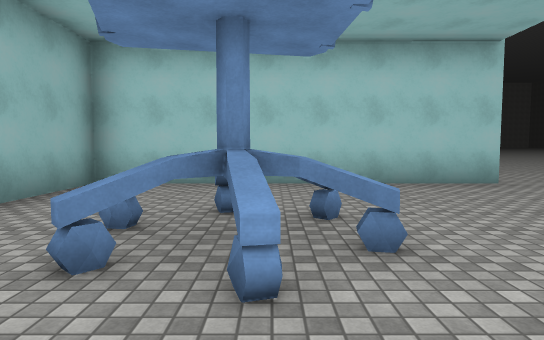
[1] (above)

24 first-person views from a walk through a 3-D level made in the Unity game engine. The camera is 1.4 m above the floor, tilts 4° down and sees 75° across. The floor is counted in squares, 2 m on a side. Each view is taken from the middle of a square. On the plan, view 1 faces up. The plan holds only what a view shows up to about 11 squares ahead; the rest is blank. The place goes on beyond the plan. The player character is not drawn. Surface patterns are stand-ins for the level's own textures.

[2]
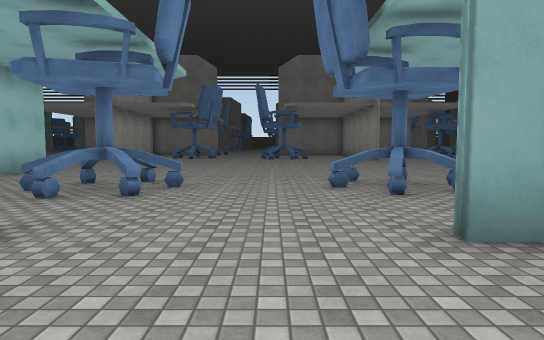

[3]
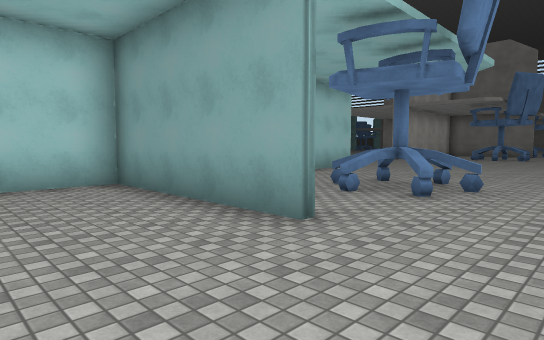

[4]
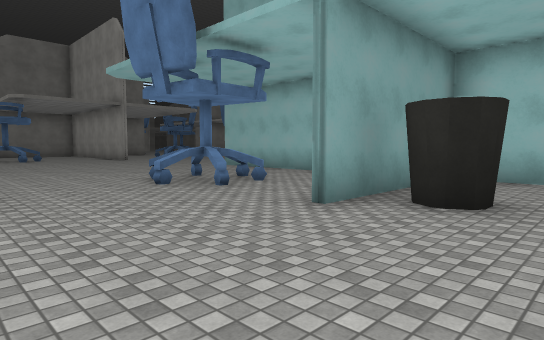

[5]
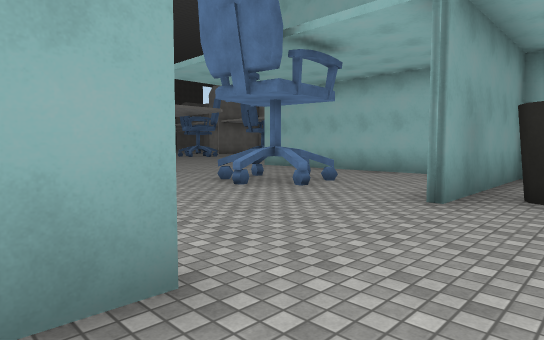

[6]
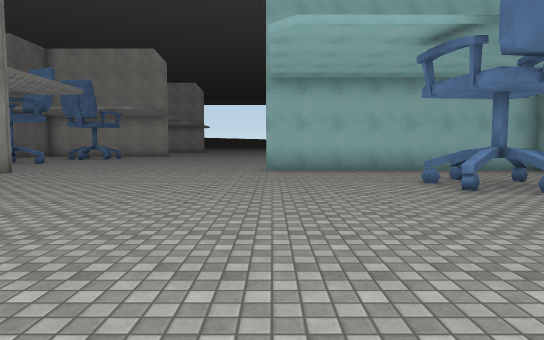

[7]
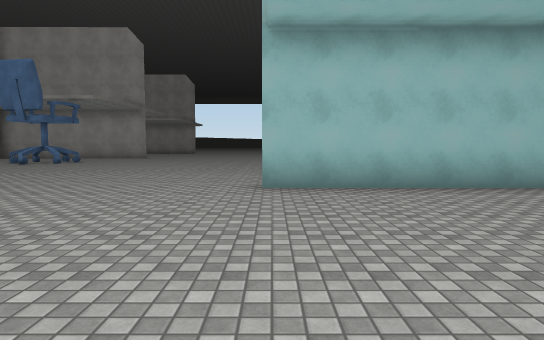

[8]
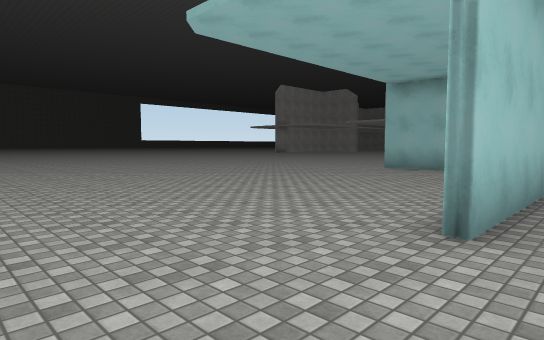

[9]
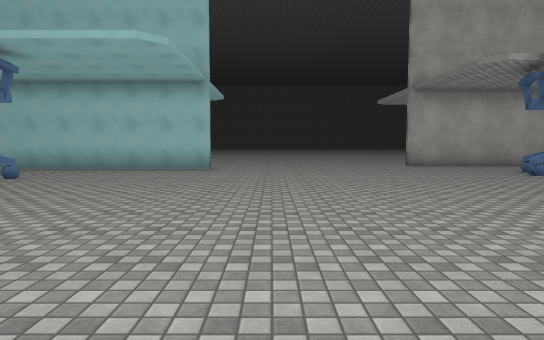

[10]
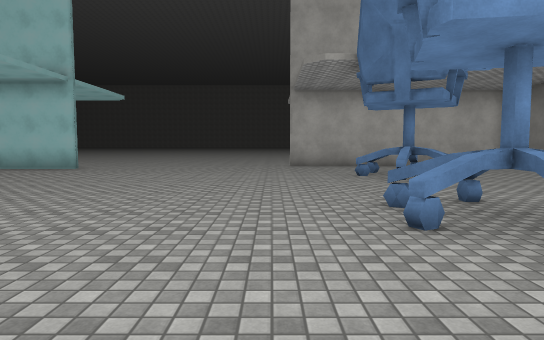

[11]
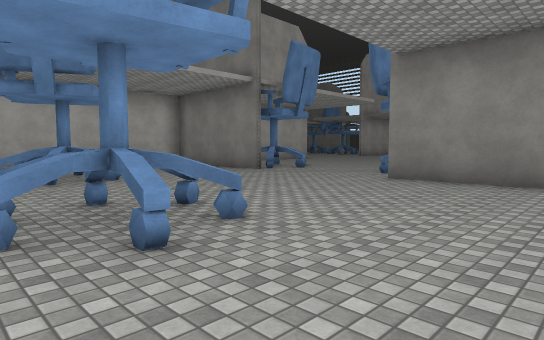

[12]
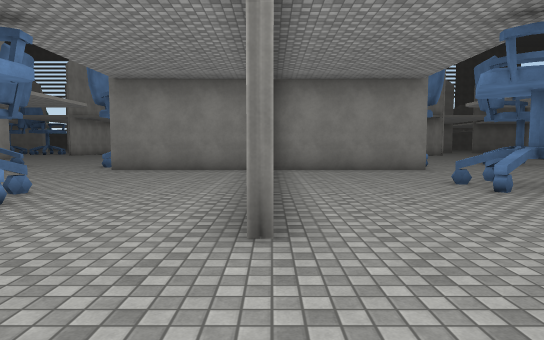

[13]
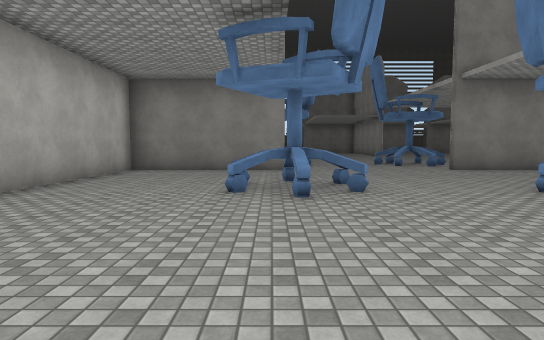

[14]
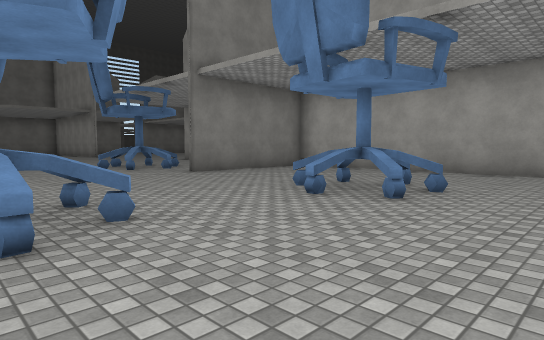

[15]
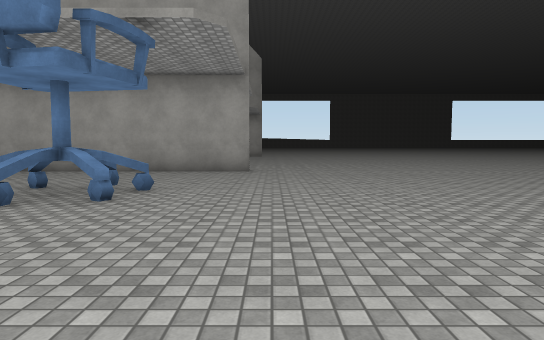

[16]
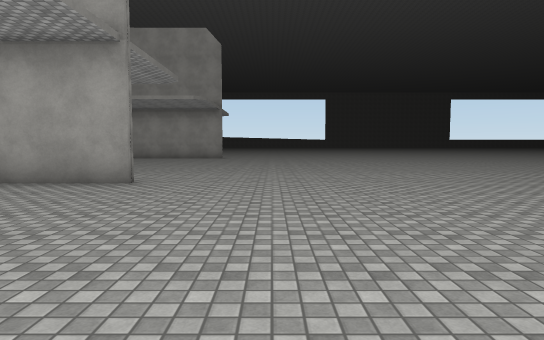

[17]
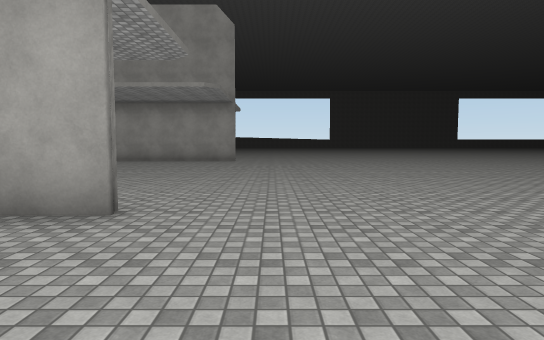

[18]
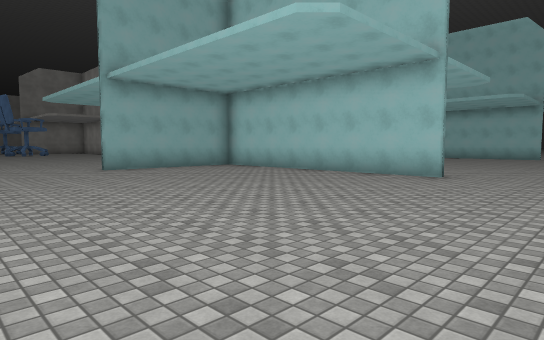

[19]
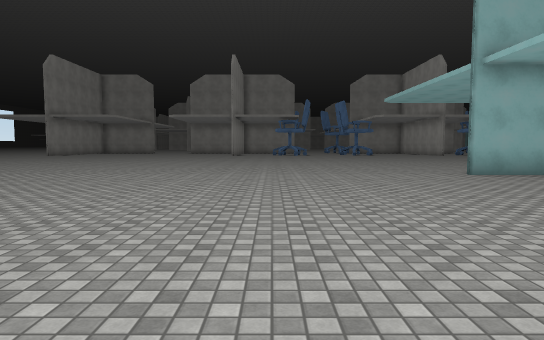

[20]
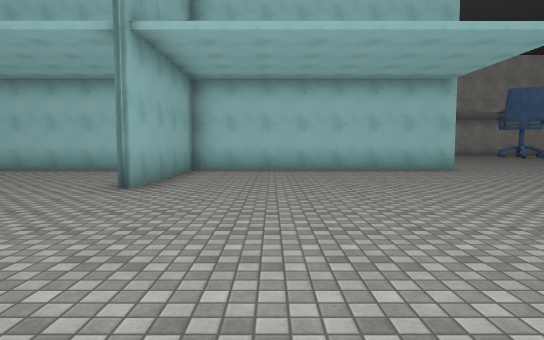

[21]
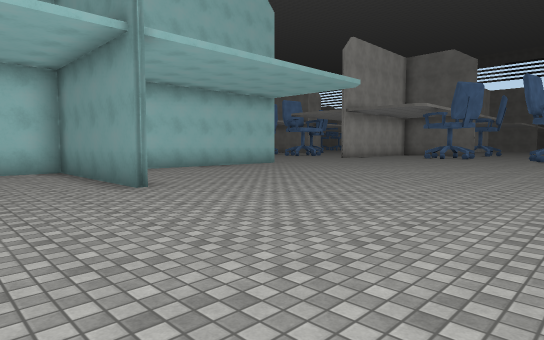

[22]
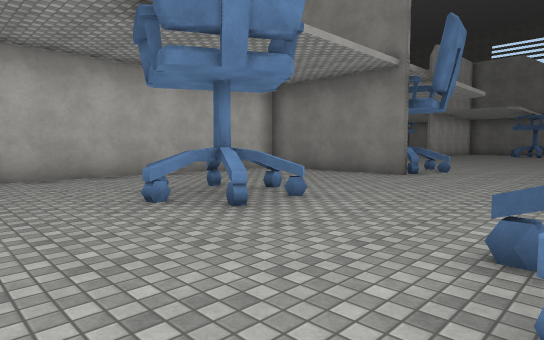

[23]
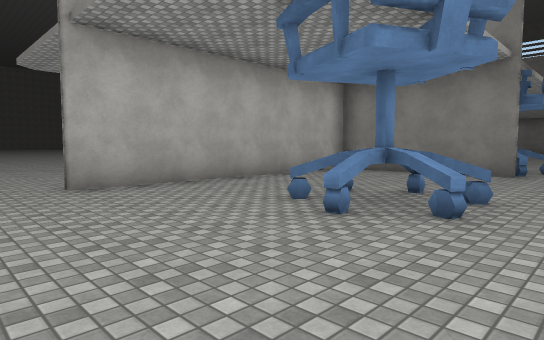

[24]
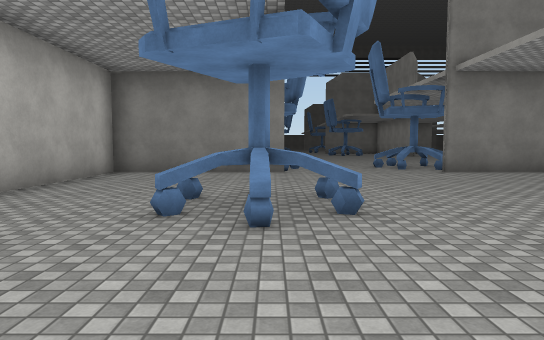

### Floor plan
Key: @ floor where view 1 was taken; # wall or solid block; x gap in a wall; . floor; = window, fence, low wall or low ledge; T thing the floor can be seen under or through.
Columns run from 6 left of view 1 to 22 right of it. Each row starts with its distance up from view 1.
  8            ..   .########
  7  ##########.............#
  6  ..#....................#
  5  ..#..............=T....#
  4 ...#.=............TTT...###..
  3 ...#.##............T=.....=..
  2 .....##=.....................
  1 ...........................
  0 ......@..........=##.....=#
 -1 ......==.........=##....#=#
 -2 .#x#.###................#
 -3  #.#.##.................#
 -4  ..#....................#
 -5  ..#.............########
 -6 ###########.............#
 -7 ...#....................#
 -8 ...#....................#
 -9 ...#...............###..#
-10 ...#................#....=
-11 ..........................
-12 ..........................
-13 ..........................##
-14 ..................###.....##
-15 ...................##...#
-16 ........................#
-17 ........................#
-18 .................########
-19 ....... ..........      #
-20 ......  ..........
-21 .....  ............
-22 ...   .............
-23 ..    .............
-24         ............
-25        .............
-26        .............

Where each view was taken, in squares from view 1:
view 1: 0 up, 0 right, facing up
view 2: 0 up, 6 left, facing right
view 3: 0 up, 6 left, facing up-right
view 4: 2 up, 6 left, facing down-right
view 5: 3 up, 5 left, facing down-right
view 6: 4 up, 4 right, facing down
view 7: 0 up, 4 right, facing down
view 8: 5 down, 7 right, facing down-left
view 9: 4 down, 6 right, facing up
view 10: 4 down, 10 right, facing up
view 11: 4 down, 11 right, facing up-right
view 12: 5 down, 8 right, facing right
view 13: 9 down, 8 right, facing right
view 14: 9 down, 10 right, facing down-right
view 15: 9 down, 10 right, facing down
view 16: 12 down, 8 right, facing down
view 17: 15 down, 9 right, facing down
view 18: 14 down, 7 right, facing up-left
view 19: 15 down, 5 right, facing left
view 20: 16 down, 1 left, facing up
view 21: 16 down, 6 left, facing up-right
view 22: 0 up, 10 right, facing up-right
view 23: 2 up, 9 right, facing up-right
view 24: 4 up, 9 right, facing right
